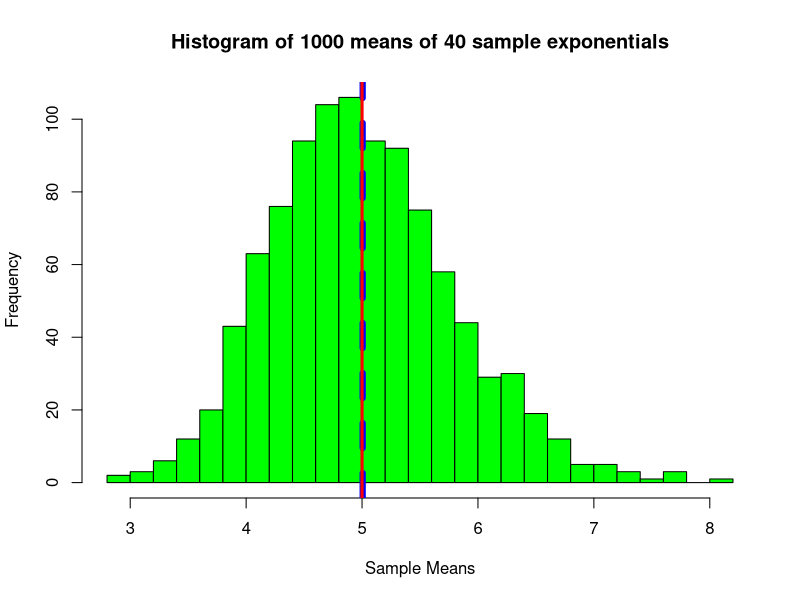

This figure's R source: (Note: this script raises an error after producing the figure.)
## ---- chunk 1
knitr::opts_chunk$set(echo = TRUE)
## ---- chunk 2
require(ggplot2)   
set.seed(123456789)  ## set seed for consistent simulations
lambda <- 0.2 ; n      <- 40       ; nosim <- 1000      
simulation  <- matrix(rexp(n*nosim, lambda), nrow=nosim, ncol=n)
samMean <- rowMeans(simulation) #Calculate sample mean (40 exponentials)
mean.samMean <- mean(samMean); theoryMean <- 1/lambda 
hist(samMean, main="Histogram of 1000 means of 40 sample exponentials", xlab="Sample Means", col = "green", breaks=20)
abline(v=mean.samMean, col="blue", lwd=6, lty=2)  # mean of sample mean
abline(v=theoryMean, col="red", lwd=3)            # theoretical mean line
## ---- chunk 3
paste("Average of sample means:", round(mean.samMean,3), "Theoretical mean:", round(theoryMean,3))
## ---- chunk 4
## Calculate SD and variance of sample means and theoretical variance
sd.samMean  <- sd(samMean); var.samMean <- var(samMean);   var.samMean
sd.theory  <- (1/lambda)/sqrt(n); var.theory  <- (1/lambda)^2/n; var.theory
## ---- chunk 5
ggplot(NULL, aes(x=samMean))+
      geom_histogram(aes(y = ..density..), color="black", fill='green', binwidth=.25) +
      geom_density(color='blue',lwd=1.2) +
      stat_function(fun = dnorm, args =list(mean=theoryMean, sd=sd.theory), color="red", size=1) +
      geom_vline(xintercept=mean.samMean, colour="blue",linetype= "solid", lwd=0.8,show.legend=T)+ 
      geom_vline(xintercept=theoryMean, colour="red",linetype= "dotted", lwd=1.5 ,show.legend=T)+
      labs(title= 'Sample Means Distribution', x='Sample Means')+
      geom_rug(col = "darkred", alpha = 0.1) +
      scale_x_continuous(breaks=1:20)
## ---- chunk 6
sampleCI <- mean.samMean + c(-1,1)*1.96*sd.samMean/sqrt(n); sampleCI
theoryCI <- theoryMean + c(-1,1)*1.96*sd.theory/sqrt(n); theoryCI
